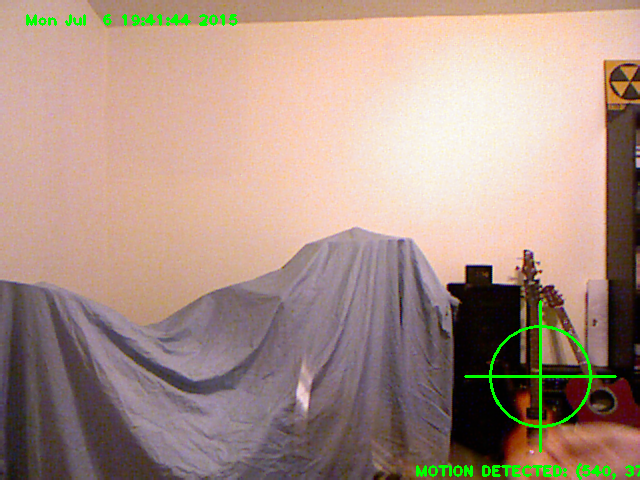
#> input picture catkin_ws/src/asr/pictures/motion_0.png, 640 x 480 px, given in place of the camera
$ python motion_testing.py   (Python 2 division)   (older library calls are emulated)
#> lines starting #> are read from the running program, lines starting #| are printed output that depends on the picture
import cv2


# motion tracking function which detects largest contour in thresholded/blurred image and draws a bounding target
# around it
def track_motion(t_b_image, bgr_img):

    # find contours in the image
    image, contours, hierarchy = cv2.findContours(t_b_image, cv2.RETR_TREE, cv2.CHAIN_APPROX_SIMPLE)

    # if countours exist, there there is motion in the image
    if len(contours) > 0:

        # the largest contour is the best candidate for the moving object, this is the last item in the
        # contour vector
        largest_con = contours[-1]

        # set parameters for the bounding circle
        (x, y), radius = cv2.minEnclosingCircle(largest_con)
        #y = y + 50
        center = (int(x), int(y))
        text_center = (int(x-125), int(y+100))
        radius = int(radius)

        # draw crosshair on image with text indicating the centroid of motion
        bgr_img = cv2.circle(bgr_img, center, 50, (0, 255, 0), 2)
        bgr_img = cv2.line(bgr_img, center, (int(x), int(y-75)), (0, 255, 0), 2)
        bgr_img = cv2.line(bgr_img, center, (int(x), int(y+75)), (0, 255, 0), 2)
        bgr_img = cv2.line(bgr_img, center, (int(x-75), int(y)), (0, 255, 0), 2)
        bgr_img = cv2.line(bgr_img, center, (int(x+75), int(y)), (0, 255, 0), 2)
        bgr_img = cv2.putText(bgr_img, "MOTION DETECTED: " + str(center), text_center, 1, 1, (0, 255, 0), 2)

    # return the image
    return bgr_img


# perform differential imaging
def get_diff_img(t0, t1, t2):
    d1 = cv2.absdiff(t2, t1)
    d2 = cv2.absdiff(t1, t0)
    return cv2.bitwise_and(d1, d2)


if __name__== "__main__":
    THRESHOLD = 30
    BLUR = (10,10)

    # TESTING: EMAIL SERVER


    # set up kinect camera
    capture = cv2.VideoCapture(cv2.CAP_OPENNI)
    capture.set(cv2.CAP_OPENNI_IMAGE_GENERATOR_OUTPUT_MODE, cv2.CAP_OPENNI_VGA_30HZ )

    # verify registration
    print capture.get(cv2.CAP_PROP_OPENNI_REGISTRATION)

    # if frames can't be grabbed, warn and exit
    if not capture.grab():
        print "Unable to grab frames from camera"

    # else proceed with motion detection
    else:
        # retrieve a bgr image from the kinect
        retrieved, img = capture.retrieve(0, cv2.CAP_OPENNI_BGR_IMAGE)
#> img is the input picture: shape (480, 640, 3); mean B, G, R 134, 146.3, 171.1
#> retrieved = True

        # if image wasn't retrieved, warn and exit
        if not retrieved:
            print "Unable to retrieve BGR image from device"

        # else proceed with motion detection
        else:
            # grab 3 identical images to initialize
            t_minus = cv2.cvtColor(img, cv2.COLOR_BGR2GRAY)
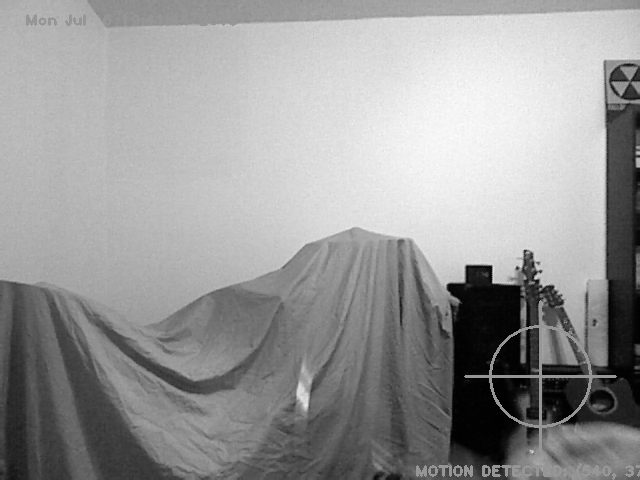
#> t_minus: shape (480, 640); min 1, max 252, mean 152.3
            t = cv2.cvtColor(img, cv2.COLOR_BGR2GRAY)
            t_plus = cv2.cvtColor(img, cv2.COLOR_BGR2GRAY)

            # TO DO; Integrate with ROS, create flag that can be set from state manager
            while True:

                # get differential image
                diff_img = get_diff_img(t_minus, t, t_plus)
#> in get_diff_img, `d1 = cv2.absdiff(t2, t1)`: d1: shape (480, 640); every value is 0

                # perform thresholding and blurring
                retrieved, thresh_img = cv2.threshold(diff_img, THRESHOLD, 255, cv2.THRESH_BINARY)
#> retrieved = 30
                blur_img = cv2.blur(thresh_img, BLUR)

                # if thresholding failed something went wrong, warn and exit
                if not retrieved:
                    print "Unable to perform thresholding on image"
                    break

                # perform thresholding again on blurred image
                status, blur_thresh_img = cv2.threshold(blur_img, THRESHOLD, 255, cv2.THRESH_BINARY)
#> status = 30

                # TO DO: Integrate with ROS, view in RVIZ instead
                # track and show motion
                motion_img = track_motion(blur_thresh_img, img)
#> in track_motion, `image, contours, hierarchy = cv2.findContours(t_b_image, cv2.RETR_TREE..`: contours = []
                cv2.imshow("MOTION TRACKING", motion_img)

                # [8 lines of commented-out code are left out]
                if not capture.grab():
                    print "Unable to grab frames from camera"
                    break

                # retrieve a bgr image from the kinect
                retrieved, img = capture.retrieve(0, cv2.CAP_OPENNI_BGR_IMAGE)
#> retrieved = True

                # if image wasn't retrieved, warn and exit
                if not retrieved:
                    print "Unable to retrieve BGR image from device"
                    break

                # increment the images
                t_minus = t
                t = t_plus
                t_plus = cv2.cvtColor(img, cv2.COLOR_BGR2GRAY)

                # if exit key is pressed, destroy windows and release video feed
                key = cv2.waitKey(10)
#> (key Esc is pressed here)
                if key == 27:
                    cv2.destroyAllWindows()
#> (the run stopped early here; a loop or call above may not have finished)

$ run again, on catkin_ws/src/asr/pictures/motion_1.png
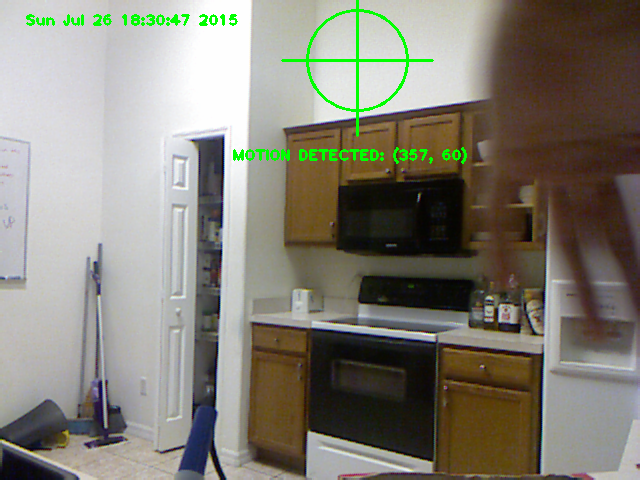
#> input picture catkin_ws/src/asr/pictures/motion_1.png, 640 x 480 px, given in place of the camera
#> img is the input picture: shape (480, 640, 3); mean B, G, R 118.5, 129.5, 132.4
#> `retrieved, img = capture.retrieve(0, cv2.CAP_OPENNI_BGR_IMAGE)`: retrieved = True
#> `t_minus = cv2.cvtColor(img, cv2.COLOR_BGR2GRAY)`:
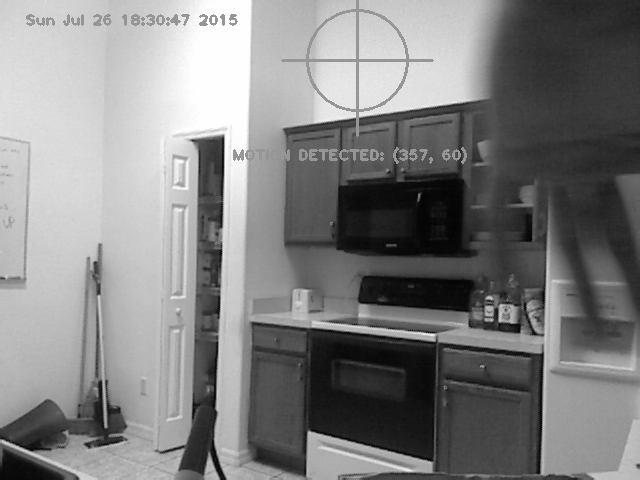
#> t_minus: shape (480, 640); min 1, max 254, mean 129.1
#> d1: shape (480, 640); every value is 0
#> `retrieved, thresh_img = cv2.threshold(diff_img, THRESHOLD, 255, cv2.TH..`: retrieved = 30
#> contours = []
#> `retrieved, img = capture.retrieve(0, cv2.CAP_OPENNI_BGR_IMAGE)`: retrieved = True

$ run again, on catkin_ws/src/asr/pictures/motion_2.png
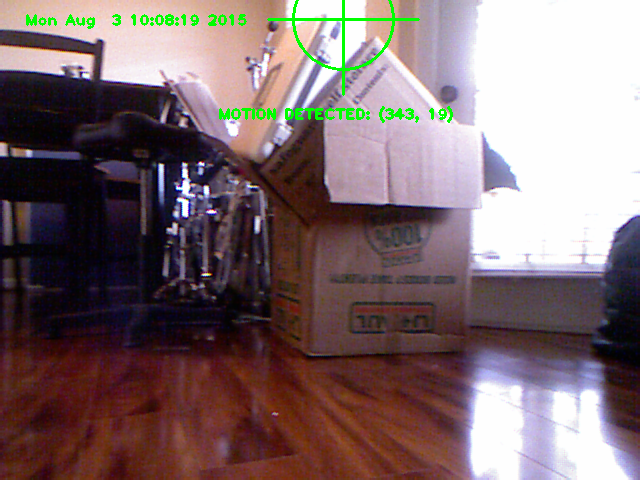
#> input picture catkin_ws/src/asr/pictures/motion_2.png, 640 x 480 px, given in place of the camera
#> img is the input picture: shape (480, 640, 3); mean B, G, R 110.9, 108.4, 127.5
#> `retrieved, img = capture.retrieve(0, cv2.CAP_OPENNI_BGR_IMAGE)`: retrieved = True
#> `t_minus = cv2.cvtColor(img, cv2.COLOR_BGR2GRAY)`:
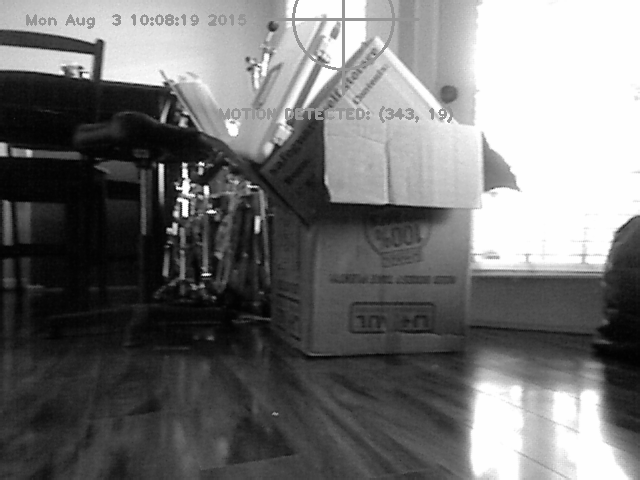
#> t_minus: shape (480, 640); min 1, max 254, mean 114.4
#> d1: shape (480, 640); every value is 0
#> `retrieved, thresh_img = cv2.threshold(diff_img, THRESHOLD, 255, cv2.TH..`: retrieved = 30
#> contours = []
#> `retrieved, img = capture.retrieve(0, cv2.CAP_OPENNI_BGR_IMAGE)`: retrieved = True

$ run again, on catkin_ws/src/asr/pictures/motion_3.png
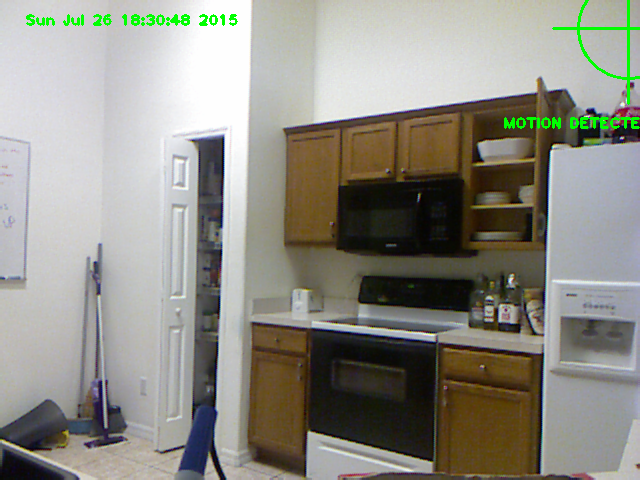
#> input picture catkin_ws/src/asr/pictures/motion_3.png, 640 x 480 px, given in place of the camera
#> img is the input picture: shape (480, 640, 3); mean B, G, R 134.1, 143, 144
#> `retrieved, img = capture.retrieve(0, cv2.CAP_OPENNI_BGR_IMAGE)`: retrieved = True
#> `t_minus = cv2.cvtColor(img, cv2.COLOR_BGR2GRAY)`:
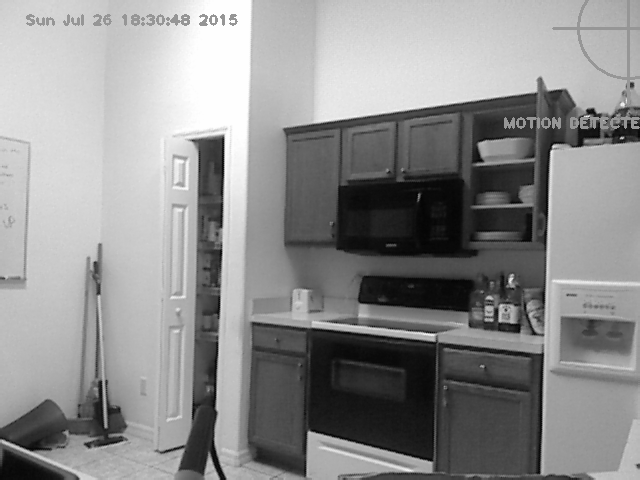
#> t_minus: shape (480, 640); min 2, max 254, mean 142.3
#> d1: shape (480, 640); every value is 0
#> `retrieved, thresh_img = cv2.threshold(diff_img, THRESHOLD, 255, cv2.TH..`: retrieved = 30
#> contours = []
#> `retrieved, img = capture.retrieve(0, cv2.CAP_OPENNI_BGR_IMAGE)`: retrieved = True
